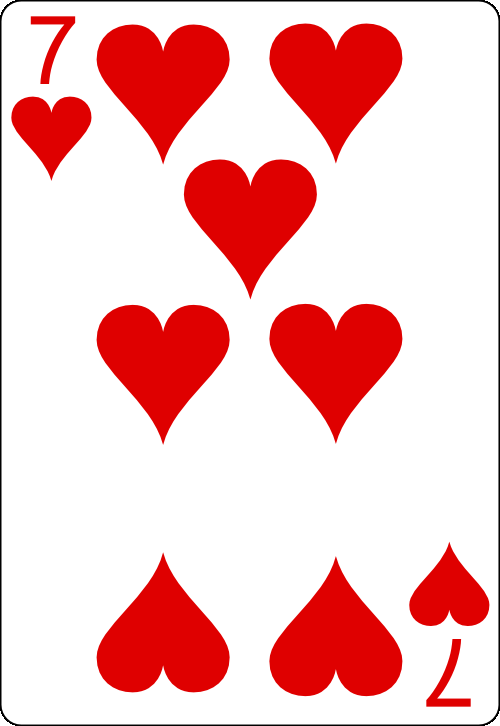
#> input picture 18/7.png, 500 x 726 px
$ python main.py
#> lines starting #> are read from the running program, lines starting #| are printed output that depends on the picture; after the words box and inside, x2 and y2 are one past the last pixel; in counts of white or black regions, pixels touching at a corner belong together
import cv2
import numpy as np
from matplotlib import pyplot as plt

img_rgb = cv2.imread('7.png')
#> img_rgb is the input picture: shape (726, 500, 3); mean B, G, R 192.5, 192.5, 244.9
img_gray = cv2.cvtColor(img_rgb, cv2.COLOR_BGR2GRAY)
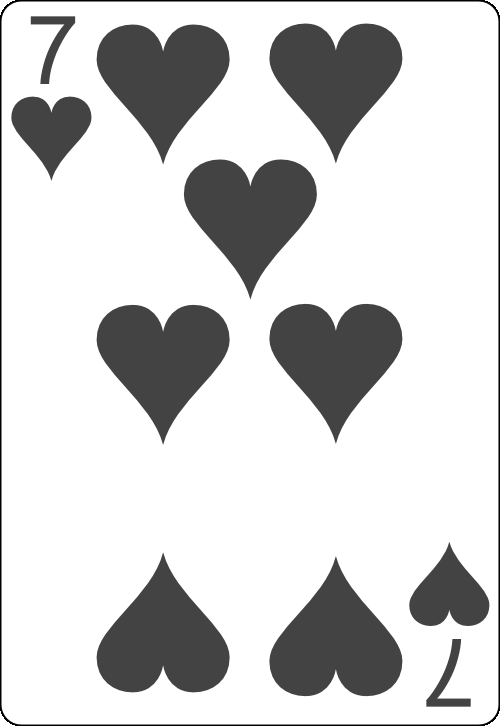
#> img_gray: shape (726, 500); min 0, max 255, mean 208.3
template = cv2.imread('temp.png', 0)
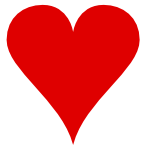
#> input picture 18/temp.png, 146 x 151 px
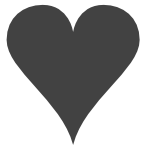
#> template: shape (151, 146); min 66, max 255, mean 162.4
w, h = template.shape[::-1]
#> w = 146; h = 151

res = cv2.matchTemplate(img_gray, template, cv2.TM_CCOEFF_NORMED)
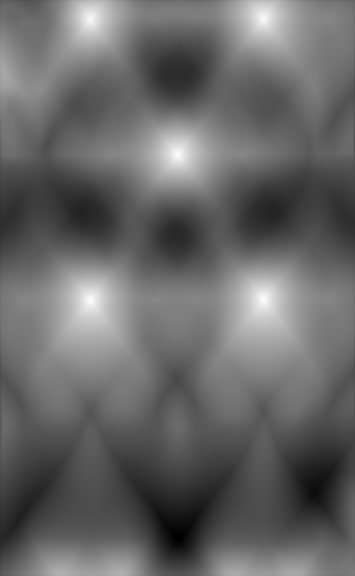
#> res: shape (576, 355) float32; min -0.712, max 1, mean -0.0126; drawn with min black and max white
threshold = 0.9
cv2.imshow("res",res)

loc = np.where(res >= threshold)
#> loc = 241 positions, rows 15 to 304, columns 87 to 266

for pt in zip(*loc[::-1]):
    cv2.rectangle(img_rgb, pt, (pt[0] + w, pt[1] + h), (0, 0, 0), 1)
#> this loop made 241 passes
#> pt on passes 1 to 3: (261, 15), (262, 15), (263, 15)
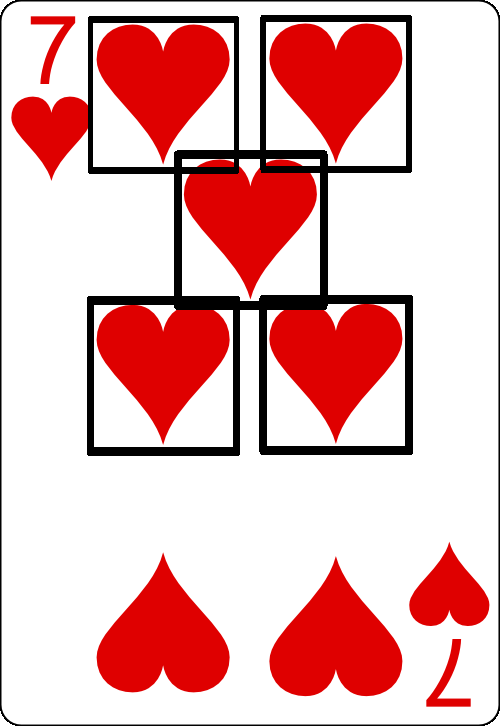
#> img_rgb: shape (726, 500, 3); 5.88% of pixels changed, all inside (x1, y1, x2, y2) = (87, 15, 413, 456)

cv2.imshow("matched", img_rgb)
cv2.waitKey(0)
